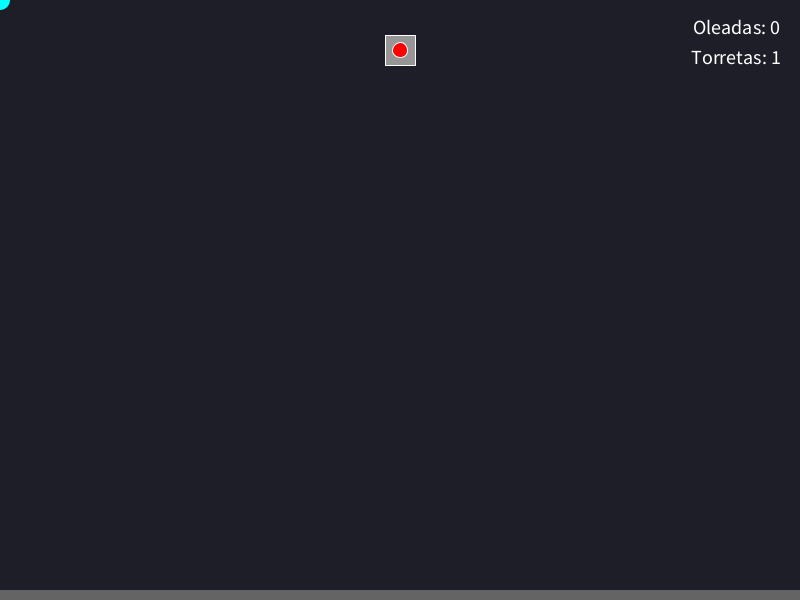
Frame 1 (no input)
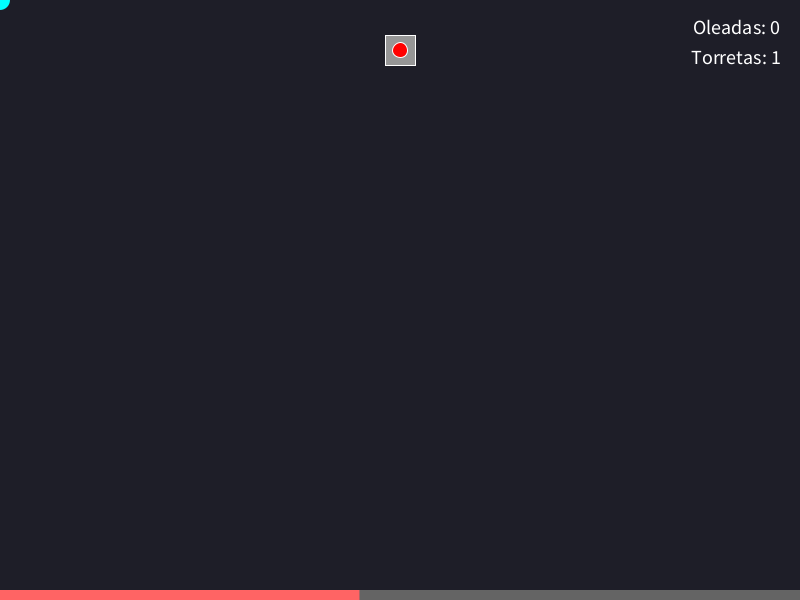
Frame 60 (the mouse pressed at the canvas centre just before this capture)
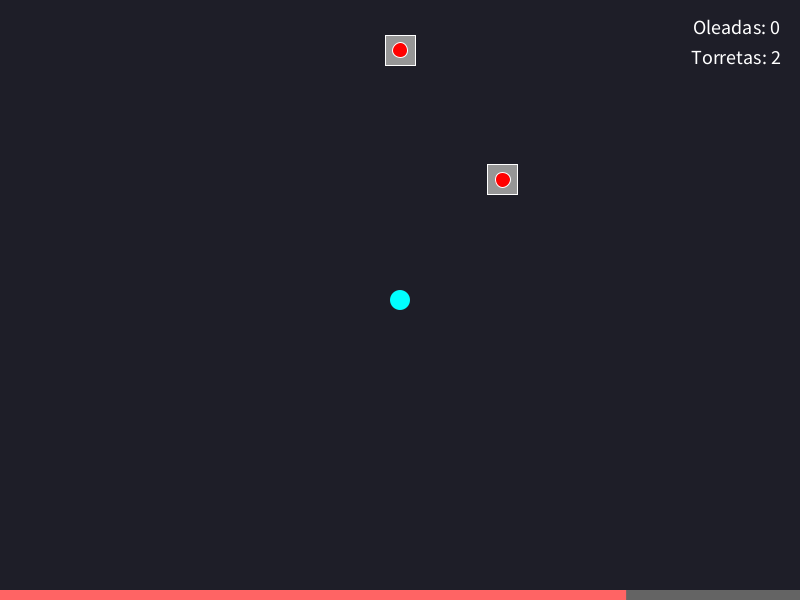
Frame 120 (the mouse held since frame 60 and released just before this capture)

The Processing sketch that drew these frames (run headless with seeded random() and noise(); from frame 60 on, the mouse is pressed at the canvas centre):

// Processing sketch: sketch_03_CrossProduct
// ── sketch_03_CrossProduct.pde
// Lista de torretas y misiles
ArrayList<Turret> turrets;
ArrayList<Missile> missiles;

// Variables de tiempo
int lastTime;
float waveTimer = 0;
int wavesSurvived = 0;
boolean turretSpawnedThisWave = false;

boolean gameOver = false;
float playerRadius = 10;

void setup() {
  size(800, 600);
  turrets = new ArrayList<Turret>();
  missiles = new ArrayList<Missile>();
  
  // Crear la primera torreta en el centro superior
  turrets.add(new Turret(width / 2, 50));
  
  lastTime = millis();
}

void draw() {
  background(30, 30, 40); // Fondo oscuro
  
  if (gameOver) {
    fill(255, 0, 0);
    textSize(50);
    textAlign(CENTER, CENTER);
    text("¡HAS MUERTO!\nOleadas superadas: " + wavesSurvived, width/2, height/2);
    return; // Congelar juego
  }
  
  //Time
  float currentTime = millis();
  float dt = (currentTime - lastTime) / 1000.0;
  lastTime = (int)currentTime;
  
  // Posición del jugador
  float playerX = mouseX;
  float playerY = mouseY;
  
  //Lógica del Temporizador
  waveTimer += dt;
  
  //A los 2 segundos: Spawnea una nueva torreta
  if (waveTimer >= 2.0 && !turretSpawnedThisWave) {
    // Generar posición aleatoria lejos del jugador
    turrets.add(new Turret(random(50, width-50), random(50, height-50)));
    turretSpawnedThisWave = true;
  }
  
  //A los 3 segundos: Disparan TODAS las torretas
  if (waveTimer >= 3.0) {
    waveTimer = 0; // Reiniciar ciclo
    wavesSurvived++; // Aumentar contador de supervivencia
    turretSpawnedThisWave = false;
    
    // Cada torreta dispara un misil
    for (Turret t : turrets) {
      missiles.add(new Missile(t.x, t.y, playerX, playerY));
    }
  }
  
  //Actualizar y dibujar Misiles
  for (int i = missiles.size() - 1; i >= 0; i--) {
    Missile m = missiles.get(i);
    m.update(dt, playerX, playerY);
    m.display();
    
    // Comprobar Colisión con el jugador
    if (dist(m.x, m.y, playerX, playerY) < (m.radius + playerRadius)) {
      gameOver = true;
    }
    
    // Eliminar misiles que salen de la pantalla 
    if (m.x < -50 || m.x > width+50 || m.y < -50 || m.y > height+50) {
      missiles.remove(i);
    }
  }
  
  //Dibujar Torretas y Jugador
  for (Turret t : turrets) {
    t.display();
  }
  
  fill(0, 255, 255); // Jugador
  noStroke();
  ellipse(playerX, playerY, playerRadius * 2, playerRadius * 2);
  
  //UI Interfaz
  fill(255);
  textSize(20);
  textAlign(RIGHT, TOP);
  text("Oleadas: " + wavesSurvived, width - 20, 20);
  text("Torretas: " + turrets.size(), width - 20, 50);
  
  // Barra de recarga visual
  fill(100);
  rect(0, height - 10, width, 10);
  fill(255, 100, 100);
  rect(0, height - 10, width * (waveTimer / 3.0), 10);
}

class Turret {
  float x, y;
  Turret(float _x, float _y) {
    x = _x; y = _y;
  }
  void display() {
    fill(150);
    stroke(255);
    rectMode(CENTER);
    rect(x, y, 30, 30);
    fill(255, 0, 0);
    ellipse(x, y, 15, 15);
    rectMode(CORNER);
  }
}

class Missile {
  float x, y;
  float dirX, dirY; // Vector de dirección normalizado
  float speed = 180; // Velocidad de vuelo
  float age = 0;     // Tiempo de vida
  float radius = 6;
  
  Missile(float startX, float startY, float targetX, float targetY) {
    x = startX; y = startY;
    // Dirección inicial hacia el objetivo
    float d = dist(x, y, targetX, targetY);
    dirX = (targetX - x) / d;
    dirY = (targetY - y) / d;
  }
  
  void update(float dt, float px, float py) {
    age += dt;
    
    if (age < 2.0) {
      float vX = px - x;
      float vY = py - y;
      
      float crossZ = (dirX * vY) - (dirY * vX);
      
      float turnRate = 2.5 * dt; // Velocidad de giro
      
      float currentAngle = atan2(dirY, dirX);
      
      if (crossZ > 0) {
        currentAngle += turnRate;
      } else if (crossZ < 0) {
        currentAngle -= turnRate;
      }
      
      // Actualizar el vector de dirección
      dirX = cos(currentAngle);
      dirY = sin(currentAngle);
    }
    
    // Mover el misil
    x += dirX * speed * dt;
    y += dirY * speed * dt;
  }
  
  void display() {
    pushMatrix();
    translate(x, y);
    rotate(atan2(dirY, dirX));
    
    if (age < 2.0) {
      fill(255, 100, 0); // Naranja si está buscando
    } else {
      fill(100); // Gris si vuela recto
    }
    
    stroke(255);
    strokeWeight(1);
    beginShape();
    vertex(10, 0);
    vertex(-5, 5);
    vertex(-5, -5);
    endShape(CLOSE);
    popMatrix();
  }
}
